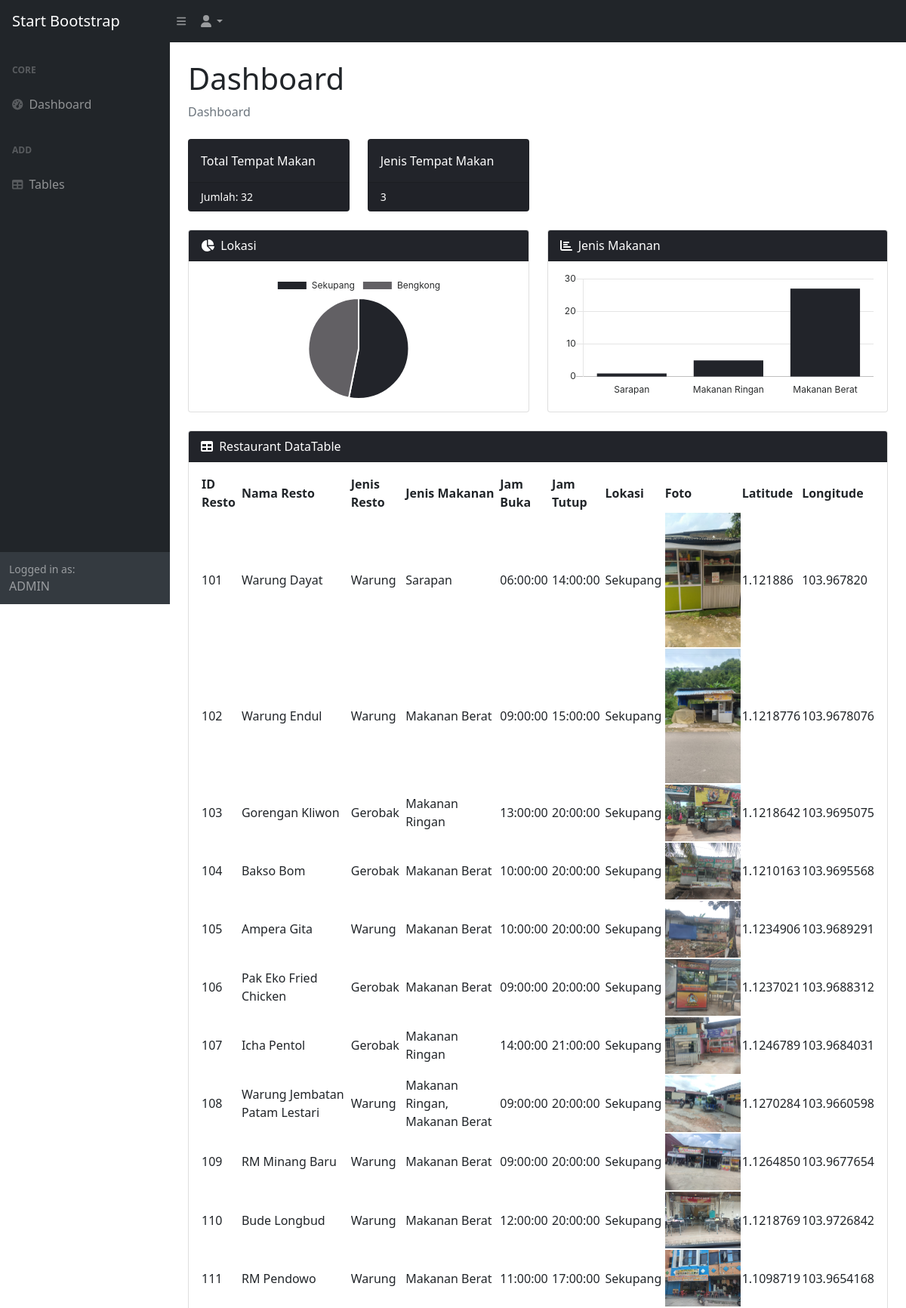
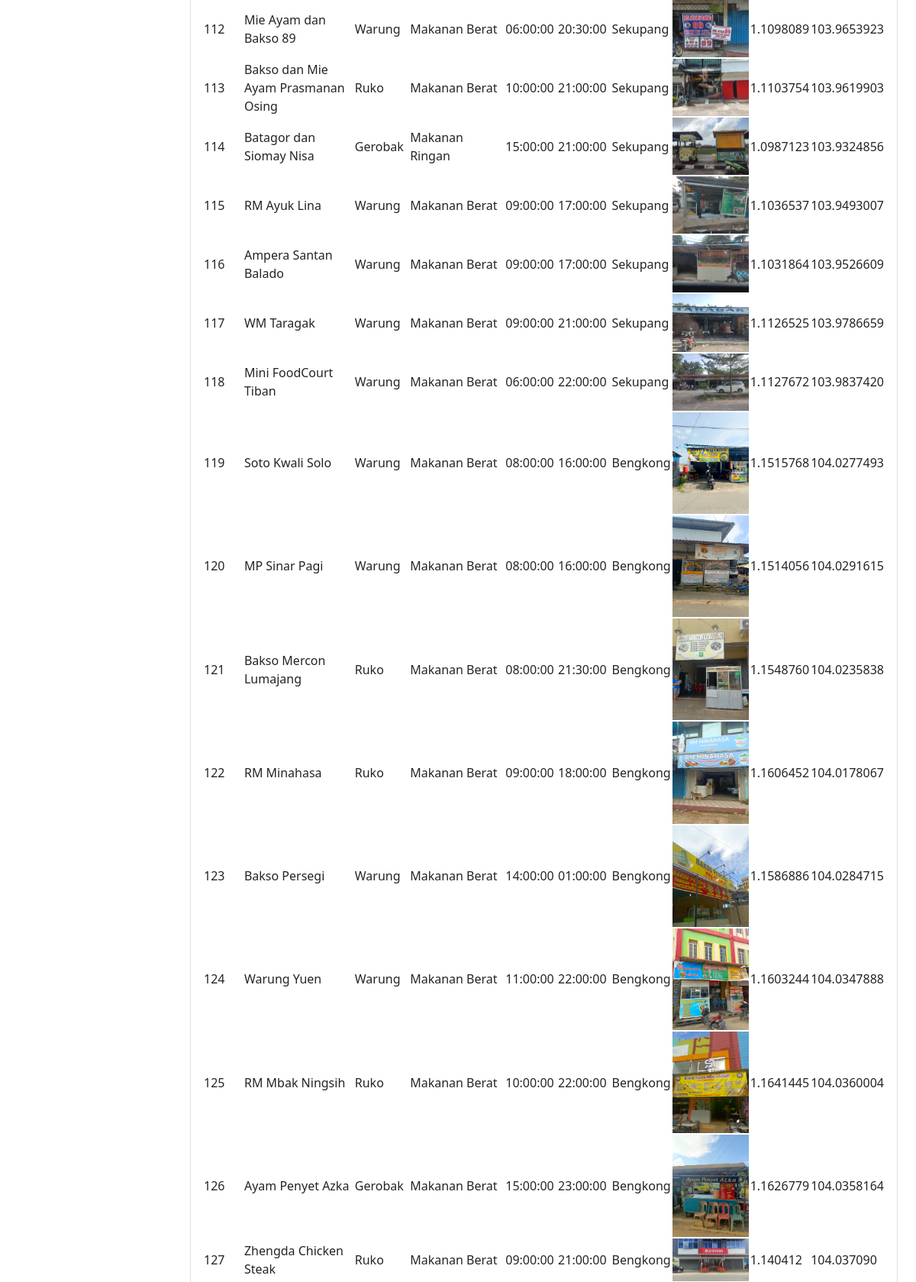
The page / (upper part) on the database its author committed (2 pictures, top to bottom).
### tables this page shows
CREATE TABLE `tbl_resto` (
  `id_resto` int(12) NOT NULL,
  `nama_resto` varchar(100) NOT NULL,
  `jenis_resto` varchar(100) NOT NULL,
  `jenis_makanan` varchar(100) NOT NULL,
  `jam_buka` time NOT NULL,
  `jam_tutup` time NOT NULL,
  `lokasi` text NOT NULL,
  `foto` varchar(255) NOT NULL,
  `latitude` varchar(100) NOT NULL,
  `longitude` varchar(100) NOT NULL
);

### function.php (called while the page is built, shortened)
<?php
function connectDB() {
    $db = "resto";
    $conn = mysqli_connect("localhost", "root", "", $db);
    return $conn;
}
function getRestaurantData() {
    $db = "resto";
    $conn = mysqli_connect("localhost", "root", "", $db);
    $query = "SELECT * FROM tbl_resto";
    $result = mysqli_query($conn, $query);
    $restaurants = mysqli_fetch_all($result, MYSQLI_ASSOC);
    return $restaurants;
}
function getTotalRestaurants() {
    $conn = connectDB();
    $query = "SELECT COUNT(*) AS total FROM tbl_resto";
    $result = mysqli_query($conn, $query);
    $total = 0;
    if ($row = mysqli_fetch_assoc($result)) {
        $total = $row['total'];
    }
    return $total;
}
function getJenisMakananCounts($conn) {
    $query = "SELECT jenis_makanan FROM tbl_resto";
    $result = mysqli_query($conn, $query);
    $categoryCounts = [
        'sarapan' => 0,
        'makanan ringan' => 0,
        'makanan berat' => 0,
    ];
    if ($result) {
        while ($row = mysqli_fetch_assoc($result)) {
            $makananTypes = explode(',', strtolower($row['jenis_makanan']));
            foreach ($makananTypes as $type) {
                $type = trim($type);
                if ($type === 'sarapan') {
                    $categoryCounts['sarapan']++;
                }
                if ($type === 'makanan ringan') {
                    $categoryCounts['makanan ringan']++;
                }
                if ($type === 'makanan berat') {
                    $categoryCounts['makanan berat']++;
                }
            }
        }
    }
    return $categoryCounts;
}
?>

### index.php (the view, shortened to what this page needs)
<?php
require 'function.php';
$restaurants = getRestaurantData();
$totalRestaurants = getTotalRestaurants();
$categoryCounts = getJenisMakananCounts($conn);
$categoryCountsJson = json_encode($categoryCounts);
?>
<!DOCTYPE html>
<html lang="en">
    <head>
        <link href="https://cdn.jsdelivr.net/npm/simple-datatables@latest/dist/style.css" rel="stylesheet" />
        <link href="css/styles.css" rel="stylesheet" />
    </head>
    <body class="sb-nav-fixed">
        <nav class="sb-topnav navbar navbar-expand navbar-dark bg-dark">
            <a class="navbar-brand ps-3" href="index.php">Start Bootstrap</a>
            <button class="btn btn-link btn-sm order-1 order-lg-0 me-4 me-lg-0" id="sidebarToggle" href="#!"><i class="fas fa-bars"></i></button>
            <ul class="navbar-nav ms-auto ms-md-0 me-3 me-lg-4">
                <li class="nav-item dropdown">
                    <a class="nav-link dropdown-toggle" id="navbarDropdown" href="#" role="button" data-bs-toggle="dropdown" aria-expanded="false"><i class="fas fa-user fa-fw"></i></a>
                </li>
            </ul>
        </nav>
        <div id="layoutSidenav">
            <div id="layoutSidenav_nav">
                <nav class="sb-sidenav accordion sb-sidenav-dark" id="sidenavAccordion">
                    <div class="sb-sidenav-menu">
                        <div class="nav">
                            <div class="sb-sidenav-menu-heading">Core</div>
                            <a class="nav-link" href="index.php">
                                <div class="sb-nav-link-icon"><i class="fas fa-tachometer-alt"></i></div>
                                Dashboard
                            </a>
                            <div class="sb-sidenav-menu-heading">Add</div>
                            <a class="nav-link" href="tables.php">
                                <div class="sb-nav-link-icon"><i class="fas fa-table"></i></div>
                                Tables
                            </a>
                        </div>
                    </div>
                    <div class="sb-sidenav-footer">
                        <div class="small">Logged in as:</div>
                        ADMIN
                    </div>
                </nav>
            </div>
            <div id="layoutSidenav_content">
                <main>
                    <div class="container-fluid px-4">
                        <h1 class="mt-4">Dashboard</h1>
                        <ol class="breadcrumb mb-4">
                            <li class="breadcrumb-item active">Dashboard</li>
                        </ol>
                        <div class="row">
                        <div class="col-xl-3 col-md-6">
                            <div class="card bg-primary text-white mb-4">
                                <div class="card-body">Total Tempat Makan</div>
                                <div class="card-footer d-flex align-items-center justify-content-between">
                                    <div class="small text-white">Jumlah: <?php echo $totalRestaurants; ?></div>
                                </div>
                            </div>
                        </div>
                            <div class="col-xl-3 col-md-6">
                                <div class="card bg-warning text-white mb-4">
                                    <div class="card-body">Jenis Tempat Makan</div>
                                    <div class="card-footer d-flex align-items-center justify-content-between">
                                        <div class="small text-white stretched-link">3</div>
                                    </div>
                                </div>
                            </div>
                        </div>
                        <div class="row">
                            <div class="col-xl-6">
                                <div class="card mb-4">
                                    <div class="card-header text-white">
                                        <i class="fas fa-chart-pie me-1 text-white"></i>
                                        Lokasi
                                    </div>
                                    <div class="card-body"><canvas id="myPieChart" width="100%" height="40"></canvas></div>
                                </div>
                            </div>
                            <div class="col-xl-6">
        <div class="card mb-4">
            <div class="card-header text-white">
                <i class="fas fa-chart-bar me-1 text-white"></i>
                Jenis Makanan
            </div>
            <div class="card-body"><canvas id="myBarChart" width="100%" height="40"></canvas></div>
        </div>
    </div>
    <script>
        // Pass PHP data to JavaScript
        const jenisMakananCounts = <?php echo $categoryCountsJson; ?>;
        // Bar Chart
        document.addEventListener("DOMContentLoaded", function () {
            var ctx = document.getElementById("myBarChart").getContext("2d");
            var myBarChart = new Chart(ctx, {
                type: "bar",
                data: {
                    labels: ["Sarapan", "Makanan Ringan", "Makanan Berat"],
                    datasets: [{
                        label: "Jumlah Jenis Makanan",
                        backgroundColor: ["#22242A", "#22242A", "#22242A"],
                        borderColor: ["#22242A", "#22242A", "#22242A"],
                        data: [
                            jenisMakananCounts.sarapan,
                            jenisMakananCounts["makanan ringan"],
                            jenisMakananCounts["makanan berat"]
                        ],
                    }],
                },
                options: {
                    scales: {
                        xAxes: [{
                            gridLines: { display: false },
                            ticks: { maxTicksLimit: 3 },
                        }],
                        yAxes: [{
                            ticks: { beginAtZero: true, maxTicksLimit: 5 },
                            gridLines: { display: true },
                        }],
                    },
                    legend: { display: false },
                },
            });
        });
    </script>
                        </div>
                        <div class="card mb-4">
                            <div class="card-header text-white">
                                <i class="fas fa-table me-1 "></i>
                                Restaurant DataTable
                            </div>
                            <div class="card-body">
                                <table id="datatablesSimple">
                                    <thead>
                                        <tr>
                                            <th>ID Resto</th>
                                            <th>Nama Resto</th>
                                            <th>Jenis Resto</th>
                                            <th>Jenis Makanan</th>
                                            <th>Jam Buka</th>
                                            <th>Jam Tutup</th>
                                            <th>Lokasi</th>
                                            <th>Foto</th>
                                            <th>Latitude</th>
                                            <th>Longitude</th>
                                        </tr>
                                    </thead>
                                    <tbody>
                                    <?php
                                        foreach ($restaurants as $row) {
                                            $imagePath = "./assets/img/datagambar/{$row['foto']}";
                                            echo "<tr>
                                                    <td>{$row['id_resto']}</td>
                                                    <td>{$row['nama_resto']}</td>
                                                    <td>{$row['jenis_resto']}</td>
                                                    <td>{$row['jenis_makanan']}</td>
                                                    <td>{$row['jam_buka']}</td>
                                                    <td>{$row['jam_tutup']}</td>
                                                    <td>{$row['lokasi']}</td>
                                                    <td>
                                                        <img src='{$imagePath}' alt='Foto' width='100'>
                                                    </td>
                                                    <td>{$row['latitude']}</td>
                                                    <td>{$row['longitude']}</td>
                                                </tr>";
                                        }
                                        ?>
                                    </tbody>
                                </table>
                            </div>
                        </div>
                    </div>
                </main>
            </div>
        </div>
    </body>
</html>

### rows shown on the page
tbl_resto: id_resto "101", nama_resto "Warung Dayat", jenis_resto "Warung", jenis_makanan "Sarapan", jam_buka "06:00:00", jam_tutup "14:00:00", lokasi "Sekupang", foto (picture), latitude "1.121886", longitude "103.967820"
tbl_resto: id_resto "102", nama_resto "Warung Endul", jenis_resto "Warung", jenis_makanan "Makanan Berat", jam_buka "09:00:00", jam_tutup "15:00:00", lokasi "Sekupang", foto (picture), latitude "1.1218776", longitude "103.9678076"
tbl_resto: id_resto "103", nama_resto "Gorengan Kliwon", jenis_resto "Gerobak", jenis_makanan "Makanan Ringan", jam_buka "13:00:00", jam_tutup "20:00:00", lokasi "Sekupang", foto (picture), latitude "1.1218642", longitude "103.9695075"
tbl_resto: id_resto "104", nama_resto "Bakso Bom", jenis_resto "Gerobak", jenis_makanan "Makanan Berat", jam_buka "10:00:00", jam_tutup "20:00:00", lokasi "Sekupang", foto (picture), latitude "1.1210163", longitude "103.9695568"
tbl_resto: id_resto "105", nama_resto "Ampera Gita", jenis_resto "Warung", jenis_makanan "Makanan Berat", jam_buka "10:00:00", jam_tutup "20:00:00", lokasi "Sekupang", foto (picture), latitude "1.1234906", longitude "103.9689291"
tbl_resto: id_resto "106", nama_resto "Pak Eko Fried Chicken", jenis_resto "Gerobak", jenis_makanan "Makanan Berat", jam_buka "09:00:00", jam_tutup "20:00:00", lokasi "Sekupang", foto (picture), latitude "1.1237021", longitude "103.9688312"
tbl_resto: id_resto "107", nama_resto "Icha Pentol", jenis_resto "Gerobak", jenis_makanan "Makanan Ringan", jam_buka "14:00:00", jam_tutup "21:00:00", lokasi "Sekupang", foto (picture), latitude "1.1246789", longitude "103.9684031"
tbl_resto: id_resto "108", nama_resto "Warung Jembatan Patam Lestari", jenis_resto "Warung", jenis_makanan "Makanan Ringan, Makanan Berat", jam_buka "09:00:00", jam_tutup "20:00:00", lokasi "Sekupang", foto (picture), latitude "1.1270284", longitude "103.9660598"
tbl_resto: id_resto "109", nama_resto "RM Minang Baru", jenis_resto "Warung", jenis_makanan "Makanan Berat", jam_buka "09:00:00", jam_tutup "20:00:00", lokasi "Sekupang", foto (picture), latitude "1.1264850", longitude "103.9677654"
tbl_resto: id_resto "110", nama_resto "Bude Longbud", jenis_resto "Warung", jenis_makanan "Makanan Berat", jam_buka "12:00:00", jam_tutup "20:00:00", lokasi "Sekupang", foto (picture), latitude "1.1218769", longitude "103.9726842"
tbl_resto: id_resto "111", nama_resto "RM Pendowo", jenis_resto "Warung", jenis_makanan "Makanan Berat", jam_buka "11:00:00", jam_tutup "17:00:00", lokasi "Sekupang", foto (picture), latitude "1.1098719", longitude "103.9654168"
tbl_resto: id_resto "112", nama_resto "Mie Ayam dan Bakso 89", jenis_resto "Warung", jenis_makanan "Makanan Berat", jam_buka "06:00:00", jam_tutup "20:30:00", lokasi "Sekupang", foto (picture), latitude "1.1098089", longitude "103.9653923"
tbl_resto: id_resto "113", nama_resto "Bakso dan Mie Ayam Prasmanan Osing", jenis_resto "Ruko", jenis_makanan "Makanan Berat", jam_buka "10:00:00", jam_tutup "21:00:00", lokasi "Sekupang", foto (picture), latitude "1.1103754", longitude "103.9619903"
tbl_resto: id_resto "114", nama_resto "Batagor dan Siomay Nisa", jenis_resto "Gerobak", jenis_makanan "Makanan Ringan", jam_buka "15:00:00", jam_tutup "21:00:00", lokasi "Sekupang", foto (picture), latitude "1.0987123", longitude "103.9324856"
tbl_resto: id_resto "115", nama_resto "RM Ayuk Lina", jenis_resto "Warung", jenis_makanan "Makanan Berat", jam_buka "09:00:00", jam_tutup "17:00:00", lokasi "Sekupang", foto (picture), latitude "1.1036537", longitude "103.9493007"
tbl_resto: id_resto "116", nama_resto "Ampera Santan Balado", jenis_resto "Warung", jenis_makanan "Makanan Berat", jam_buka "09:00:00", jam_tutup "17:00:00", lokasi "Sekupang", foto (picture), latitude "1.1031864", longitude "103.9526609"
tbl_resto: id_resto "117", nama_resto "WM Taragak", jenis_resto "Warung", jenis_makanan "Makanan Berat", jam_buka "09:00:00", jam_tutup "21:00:00", lokasi "Sekupang", foto (picture), latitude "1.1126525", longitude "103.9786659"
tbl_resto: id_resto "118", nama_resto "Mini FoodCourt Tiban", jenis_resto "Warung", jenis_makanan "Makanan Berat", jam_buka "06:00:00", jam_tutup "22:00:00", lokasi "Sekupang", foto (picture), latitude "1.1127672", longitude "103.9837420"
tbl_resto: id_resto "119", nama_resto "Soto Kwali Solo", jenis_resto "Warung", jenis_makanan "Makanan Berat", jam_buka "08:00:00", jam_tutup "16:00:00", lokasi "Bengkong", foto (picture), latitude "1.1515768", longitude "104.0277493"
tbl_resto: id_resto "120", nama_resto "MP Sinar Pagi", jenis_resto "Warung", jenis_makanan "Makanan Berat", jam_buka "08:00:00", jam_tutup "16:00:00", lokasi "Bengkong", foto (picture), latitude "1.1514056", longitude "104.0291615"
tbl_resto: id_resto "121", nama_resto "Bakso Mercon Lumajang", jenis_resto "Ruko", jenis_makanan "Makanan Berat", jam_buka "08:00:00", jam_tutup "21:30:00", lokasi "Bengkong", foto (picture), latitude "1.1548760", longitude "104.0235838"
tbl_resto: id_resto "122", nama_resto "RM Minahasa", jenis_resto "Ruko", jenis_makanan "Makanan Berat", jam_buka "09:00:00", jam_tutup "18:00:00", lokasi "Bengkong", foto (picture), latitude "1.1606452", longitude "104.0178067"
tbl_resto: id_resto "123", nama_resto "Bakso Persegi", jenis_resto "Warung", jenis_makanan "Makanan Berat", jam_buka "14:00:00", jam_tutup "01:00:00", lokasi "Bengkong", foto (picture), latitude "1.1586886", longitude "104.0284715"
tbl_resto: id_resto "124", nama_resto "Warung Yuen", jenis_resto "Warung", jenis_makanan "Makanan Berat", jam_buka "11:00:00", jam_tutup "22:00:00", lokasi "Bengkong", foto (picture), latitude "1.1603244", longitude "104.0347888"
tbl_resto: id_resto "125", nama_resto "RM Mbak Ningsih", jenis_resto "Ruko", jenis_makanan "Makanan Berat", jam_buka "10:00:00", jam_tutup "22:00:00", lokasi "Bengkong", foto (picture), latitude "1.1641445", longitude "104.0360004"
tbl_resto: id_resto "126", nama_resto "Ayam Penyet Azka", jenis_resto "Gerobak", jenis_makanan "Makanan Berat", jam_buka "15:00:00", jam_tutup "23:00:00", lokasi "Bengkong", foto (picture), latitude "1.1626779", longitude "104.0358164"
tbl_resto: id_resto "127", nama_resto "Zhengda Chicken Steak", jenis_resto "Ruko", jenis_makanan "Makanan Berat", jam_buka "09:00:00", jam_tutup "21:00:00", lokasi "Bengkong", foto (picture), latitude "1.140412", longitude "104.037090"

### other values the page prints
$totalRestaurants "32"
chart data {{ $categoryCountsJson }} {"sarapan":1,"makanan ringan":5,"makanan berat":27}
